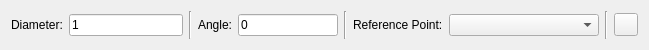
<?xml version="1.0" encoding="UTF-8"?>
<ui version="4.0">
 <class>CircleCD</class>
 <widget class="QWidget" name="CircleCD">
  <property name="geometry">
   <rect>
    <x>0</x>
    <y>0</y>
    <width>649</width>
    <height>50</height>
   </rect>
  </property>
  <layout class="QHBoxLayout">
   <item>
    <widget class="QLabel" name="DiameterLabel">
     <property name="text">
      <string>Diameter:</string>
     </property>
     <property name="buddy">
      <cstring>Diameter</cstring>
     </property>
     <property name="MoveToDialog" stdset="0">
      <bool>true</bool>
     </property>
     <property name="Shortcut" stdset="0">
      <string>,, D</string>
     </property>
    </widget>
   </item>
   <item>
    <widget class="RMathLineEdit" name="Diameter">
     <property name="text">
      <string notr="true">1</string>
     </property>
     <property name="angle" stdset="0">
      <bool>false</bool>
     </property>
     <property name="defaultUnit" stdset="0">
      <number>0</number>
     </property>
     <property name="MoveToDialog" stdset="0">
      <bool>true</bool>
     </property>
    </widget>
   </item>
   <item>
    <widget class="Line" name="line">
     <property name="orientation">
      <enum>Qt::Vertical</enum>
     </property>
    </widget>
   </item>
   <item>
    <widget class="QLabel" name="AngleLabel">
     <property name="text">
      <string>Angle:</string>
     </property>
     <property name="buddy">
      <cstring>Angle</cstring>
     </property>
     <property name="MoveToDialog" stdset="0">
      <bool>true</bool>
     </property>
     <property name="Shortcut" stdset="0">
      <string>,, A</string>
     </property>
    </widget>
   </item>
   <item>
    <widget class="RMathLineEdit" name="Angle">
     <property name="maximumSize">
      <size>
       <width>100</width>
       <height>16777215</height>
      </size>
     </property>
     <property name="text">
      <string notr="true">0</string>
     </property>
     <property name="angle" stdset="0">
      <bool>true</bool>
     </property>
     <property name="MoveToDialog" stdset="0">
      <bool>true</bool>
     </property>
    </widget>
   </item>
   <item>
    <widget class="Line" name="line_2">
     <property name="orientation">
      <enum>Qt::Vertical</enum>
     </property>
    </widget>
   </item>
   <item>
    <widget class="QLabel" name="ReferencePointLabel">
     <property name="text">
      <string>Reference Point:</string>
     </property>
     <property name="buddy">
      <cstring>ReferencePoint</cstring>
     </property>
     <property name="Shortcut" stdset="0">
      <string>,, P</string>
     </property>
    </widget>
   </item>
   <item>
    <widget class="QComboBox" name="ReferencePoint">
     <property name="minimumSize">
      <size>
       <width>150</width>
       <height>0</height>
      </size>
     </property>
     <property name="ForceSaveIndex" stdset="0">
      <bool>true</bool>
     </property>
    </widget>
   </item>
   <item>
    <widget class="Line" name="line_3">
     <property name="orientation">
      <enum>Qt::Vertical</enum>
     </property>
    </widget>
   </item>
   <item>
    <widget class="QToolButton" name="Reset">
     <property name="HideInDialogMode" stdset="0">
      <bool>true</bool>
     </property>
    </widget>
   </item>
  </layout>
 </widget>
 <customwidgets>
  <customwidget>
   <class>RMathLineEdit</class>
   <extends>QLineEdit</extends>
   <header>RMathLineEdit.h</header>
  </customwidget>
 </customwidgets>
 <resources/>
 <connections/>
</ui>
